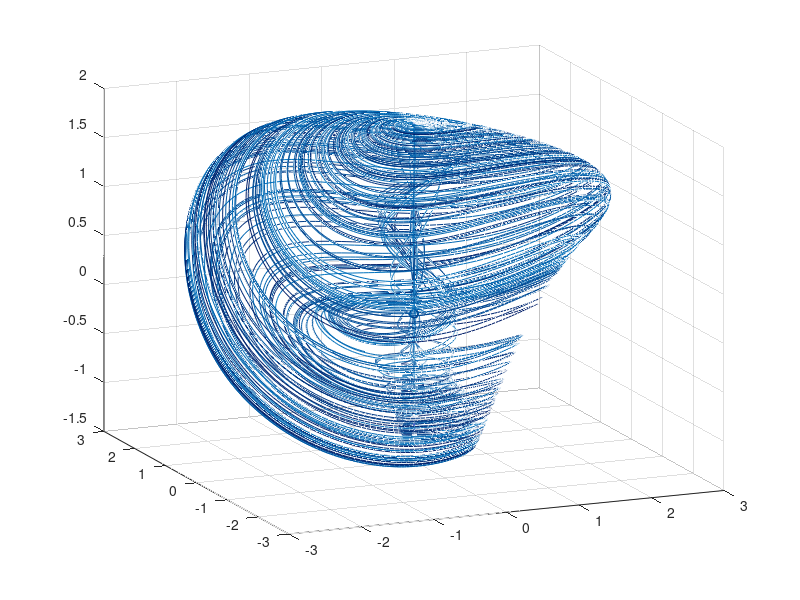

Write the MATLAB code that produced this figure. (Note: this script raises an error after producing the figure.)
clear all, close all, clc

%simulate Aizawa system
dt=0.01; T=20; t=0:dt:T;
alf = 0.95; bet = 0.7; del = 3.5; eps = 0.25; gam = 0.6; eta = 0.1;

Aizawa = @(t,x)([ (x(3)-bet)*x(1)-del*x(2)  ;...
                  del*x(1)+(x(3)-bet)*x(2)     ;...
                  gam + alf*x(3) - (1/3)*(x(3)^3) - (x(1)^2) + eta*x(3)*(x(1)^3)    ]);

ode_options = odeset('RelTol',1e-10,'AbsTol',1e-11);

input=[]; output=[];
for j=1:100     %training trajectories
    x0=(1e-2)*(rand(3,1)-0.5);
    [t,y] = ode45(Aizawa,t,x0);
    input=[input; y(1:end-1,:)];
    output=[output; y(2:end,:)];
    plot3(y(:,1),y(:,2),y(:,3), 'Color', [0 (0.447-j/300) (0.741-j/300)]),hold on
    plot3(x0(1),x0(2),x0(3),'ro','Color',[0 (0.447-j/300) (0.741-j/300)])
end

grid on, view(-23,18)

%% 
net = feedforwardnet([10 10 10]);
net.layers{1}.transferFcn = 'logsig';
net.layers{2}.transferFcn = 'radbas';
net.layers{3}.transferFcn = 'purelin';
net = train(net,input.',output.');

%%

for m = 1:1%0
    x0=[-0.004129892948569;-0.001569909852891;0.003517219784020]
    [t,y] = ode45(Aizawa,t,x0);
    
    ynn(:,1) = x0;
    for k = 2:(length(t))
        ynn(:,k) = net(ynn(:,k-1));
    end
    
%        figure(2)
%        plot3(y(:,1),y(:,2),y(:,3)); hold on
%        plot3(ynn(1,:),ynn(2,:),ynn(3,:));
%        plot3(x0(1),x0(2),x0(3),'ro')
    
    for k = 1:length(ynn)
        figure(2)
        plot3(y(1:k,1),y(1:k,2),y(1:k,3)); hold on
        plot3(ynn(1,1:k),ynn(2,1:k),ynn(3,1:k));
        plot3(x0(1),x0(2),x0(3),'ro'); 
        plot3(y(k,1),y(k,2),y(k,3),'.','Color','#0072BD','MarkerSize',15);
        plot3(ynn(1,k),ynn(2,k),ynn(3,k),'.','Color','#D95319','MarkerSize',15);hold off
        pause(0.01)
    end
    
    
    figure(3)
    subplot(2,2,1), plot(t(1:end),y(1:end,1)), hold on, plot(t(1:end),ynn(1,:)')
    subplot(2,2,2), plot(t(1:end),y(1:end,2)), hold on, plot(t(1:end),ynn(2,:)')
    subplot(2,2,3), plot(t(1:end),y(1:end,3)), hold on, plot(t(1:end),ynn(3,:)')
    subplot(2,2,4), plot(t(1:end),sqrt((y(1:end,1)-ynn(1,:)').^2+(y(1:end,2)-ynn(2,:)').^2+(y(1:end,3)-ynn(3,:)').^2))
end

%% lets try with new features

input2 = input;
for i=1:length(input)
    input2(i,4) = input(i,1)^2;
    input2(i,5) = input(i,2)^2;
    input2(i,6) = input(i,3)^2;
    input2(i,7) = input(i,1)^3;
    input2(i,8) = input(i,2)^3;
    input2(i,9) = input(i,3)^3;
end

net2 = feedforwardnet([15 15]);
net2.layers{1}.transferFcn = 'logsig';
net2.layers{2}.transferFcn = 'purelin';
net2 = train(net2,input2.',output.');

%% and now lets see how that went

for m = 1:1%0
    x0=[-0.004129892948569;-0.001569909852891;0.003517219784020]
    [t,y] = ode45(Aizawa,t,x0);
    
    ynn(:,1) = x0;
    for k = 2:(length(t))
        ynn(:,k) = net2([ynn(:,k-1);ynn(1,k-1)^2;ynn(2,k-1)^2;ynn(3,k-1)^2;ynn(1,k-1)^3;ynn(2,k-1)^3;ynn(3,k-1)^3]);
    end
    
%        figure(2)
%        plot3(y(:,1),y(:,2),y(:,3)); hold on
%        plot3(ynn(1,:),ynn(2,:),ynn(3,:));
%        plot3(x0(1),x0(2),x0(3),'ro')
    
    for k = 1:length(ynn)
        figure(4)
        plot3(y(1:k,1),y(1:k,2),y(1:k,3)); hold on
        plot3(ynn(1,1:k),ynn(2,1:k),ynn(3,1:k));
        plot3(x0(1),x0(2),x0(3),'ro'); 
        plot3(y(k,1),y(k,2),y(k,3),'.','Color','#0072BD','MarkerSize',15);
        plot3(ynn(1,k),ynn(2,k),ynn(3,k),'.','Color','#D95319','MarkerSize',15);hold off
        pause(0.01)
    end
    
    
    figure(5)
    subplot(2,2,1), plot(t(1:end),y(1:end,1)), hold on, plot(t(1:end),ynn(1,:)')
    subplot(2,2,2), plot(t(1:end),y(1:end,2)), hold on, plot(t(1:end),ynn(2,:)')
    subplot(2,2,3), plot(t(1:end),y(1:end,3)), hold on, plot(t(1:end),ynn(3,:)')
    subplot(2,2,4), plot(t(1:end),sqrt((y(1:end,1)-ynn(1,:)').^2+(y(1:end,2)-ynn(2,:)').^2+(y(1:end,3)-ynn(3,:)').^2))
end

%% lets compare for real tho

input3 = input;
for i=1:length(input)
    input3(i,4) = input(i,1)^2;
    input3(i,5) = input(i,2)^2;
    input3(i,6) = input(i,3)^2;
    input3(i,7) = input(i,1)^3;
    input3(i,8) = input(i,2)^3;
    input3(i,9) = input(i,3)^3;
end

net3 = feedforwardnet([10 10 10]);
net3.layers{1}.transferFcn = 'logsig';
net3.layers{2}.transferFcn = 'radbas';
net3.layers{3}.transferFcn = 'purelin';
net3 = train(net3,input3.',output.');

%% and now lets see how that went

for m = 1:1%0
    x0=[-0.004129892948569;-0.001569909852891;0.003517219784020]
    [t,y] = ode45(Aizawa,t,x0);
    
    ynn(:,1) = x0;
    for k = 2:(length(t))
        ynn(:,k) = net3([ynn(:,k-1);ynn(1,k-1)^2;ynn(2,k-1)^2;ynn(3,k-1)^2;ynn(1,k-1)^3;ynn(2,k-1)^3;ynn(3,k-1)^3]);
    end
    
%        figure(2)
%        plot3(y(:,1),y(:,2),y(:,3)); hold on
%        plot3(ynn(1,:),ynn(2,:),ynn(3,:));
%        plot3(x0(1),x0(2),x0(3),'ro')
    
    for k = 1:length(ynn)
        figure(6)
        plot3(y(1:k,1),y(1:k,2),y(1:k,3)); hold on
        plot3(ynn(1,1:k),ynn(2,1:k),ynn(3,1:k));
        plot3(x0(1),x0(2),x0(3),'ro'); 
        plot3(y(k,1),y(k,2),y(k,3),'.','Color','#0072BD','MarkerSize',15);
        plot3(ynn(1,k),ynn(2,k),ynn(3,k),'.','Color','#D95319','MarkerSize',15);hold off
        pause(0.01)
    end
    
    
    figure(7)
    subplot(2,2,1), plot(t(1:end),y(1:end,1)), hold on, plot(t(1:end),ynn(1,:)')
    subplot(2,2,2), plot(t(1:end),y(1:end,2)), hold on, plot(t(1:end),ynn(2,:)')
    subplot(2,2,3), plot(t(1:end),y(1:end,3)), hold on, plot(t(1:end),ynn(3,:)')
    subplot(2,2,4), plot(t(1:end),sqrt((y(1:end,1)-ynn(1,:)').^2+(y(1:end,2)-ynn(2,:)').^2+(y(1:end,3)-ynn(3,:)').^2))
end

%% lets try a poslin net

input3 = input;
for i=1:length(input)
    input3(i,4) = input(i,1)^2;
    input3(i,5) = input(i,2)^2;
    input3(i,6) = input(i,3)^2;
    input3(i,7) = input(i,1)^3;
    input3(i,8) = input(i,2)^3;
    input3(i,9) = input(i,3)^3;
end

net4 = feedforwardnet([20 20 20]);
net4.layers{1}.transferFcn = 'poslin';
net4.layers{2}.transferFcn = 'poslin';
net4.layers{3}.transferFcn = 'poslin';
net4 = train(net4,input3.',output.');

%% and now lets see how that went

for m = 1:1%0
    x0=[-0.004129892948569;-0.001569909852891;0.003517219784020]
    [t,y] = ode45(Aizawa,t,x0);
    
    ynn(:,1) = x0;
    for k = 2:(length(t))
        ynn(:,k) = net4([ynn(:,k-1);ynn(1,k-1)^2;ynn(2,k-1)^2;ynn(3,k-1)^2;ynn(1,k-1)^3;ynn(2,k-1)^3;ynn(3,k-1)^3]);
    end
    
%        figure(2)
%        plot3(y(:,1),y(:,2),y(:,3)); hold on
%        plot3(ynn(1,:),ynn(2,:),ynn(3,:));
%        plot3(x0(1),x0(2),x0(3),'ro')
    
    for k = 1:length(ynn)
        figure(6)
        plot3(y(1:k,1),y(1:k,2),y(1:k,3)); hold on
        plot3(ynn(1,1:k),ynn(2,1:k),ynn(3,1:k));
        plot3(x0(1),x0(2),x0(3),'ro'); 
        plot3(y(k,1),y(k,2),y(k,3),'.','Color','#0072BD','MarkerSize',15);
        plot3(ynn(1,k),ynn(2,k),ynn(3,k),'.','Color','#D95319','MarkerSize',15);hold off
        pause(0.01)
    end
    
    
    figure(7)
    subplot(2,2,1), plot(t(1:end),y(1:end,1)), hold on, plot(t(1:end),ynn(1,:)')
    subplot(2,2,2), plot(t(1:end),y(1:end,2)), hold on, plot(t(1:end),ynn(2,:)')
    subplot(2,2,3), plot(t(1:end),y(1:end,3)), hold on, plot(t(1:end),ynn(3,:)')
    subplot(2,2,4), plot(t(1:end),sqrt((y(1:end,1)-ynn(1,:)').^2+(y(1:end,2)-ynn(2,:)').^2+(y(1:end,3)-ynn(3,:)').^2))
end
